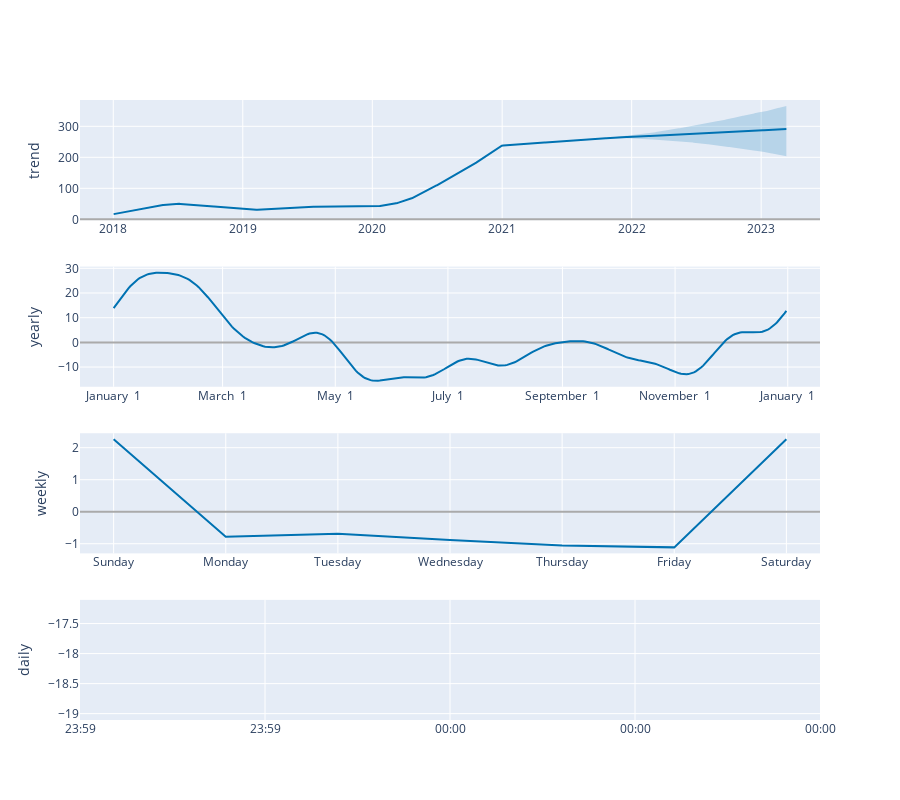

Notebook cell for this chart:
### Code cell
plot_components_plotly(m, forecast)

### Figure 1 — Plotly figure (JSON) as saved in the notebook; plotly's stock layout.template omitted (floating-point values rounded to 4 significant figures; data arrays with more than 128 entries replaced by an {"elided": "..."} marker saying what was removed)
{"data": [{"line": {"color": "#0072B2", "width": 2}, "mode": "lines", "name": "trend", "type": "scatter", "x": {"elided": "1307 str values"}, "xaxis": "x", "y": {"elided": "1307 float values"}, "yaxis": "y"}, {"line": {"color": "rgba(0, 114, 178, 0.2)", "width": 0}, "mode": "lines", "name": "trend_upper", "type": "scatter", "x": {"elided": "1307 str values"}, "xaxis": "x", "y": {"elided": "1307 float values"}, "yaxis": "y"}, {"fill": "tonexty", "fillcolor": "rgba(0, 114, 178, 0.2)", "line": {"color": "rgba(0, 114, 178, 0.2)", "width": 0}, "mode": "lines", "name": "trend_lower", "type": "scatter", "x": {"elided": "1307 str values"}, "xaxis": "x", "y": {"elided": "1307 float values"}, "yaxis": "y"}, {"line": {"color": "#0072B2", "width": 2}, "mode": "lines", "name": "yearly", "type": "scatter", "x": {"elided": "365 str values"}, "xaxis": "x2", "y": {"elided": "365 float values"}, "yaxis": "y2"}, {"line": {"color": "#0072B2", "width": 2}, "mode": "lines", "name": "weekly", "type": "scatter", "x": ["2017-01-01T00:00:00", "2017-01-02T00:00:00", "2017-01-03T00:00:00", "2017-01-04T00:00:00", "2017-01-05T00:00:00", "2017-01-06T00:00:00", "2017-01-07T00:00:00"], "xaxis": "x3", "y": [2.263, -0.785, -0.6882, -0.8853, -1.054, -1.114, 2.263], "yaxis": "y3"}, {"line": {"color": "#0072B2", "width": 2}, "mode": "lines", "name": "daily", "type": "scatter", "x": ["2017-01-01T00:00:00"], "xaxis": "x4", "y": [-18.11], "yaxis": "y4"}], "layout": {"height": 800, "showlegend": false, "width": 900, "xaxis": {"anchor": "y", "domain": [0, 1], "range": ["2017-09-29T04:48:00", "2023-06-15T19:12:00"], "type": "date"}, "xaxis2": {"anchor": "y2", "domain": [0, 1], "range": ["2016-12-13T18:54:02.958904115", "2018-01-18T11:04:57.863013581"], "tickformat": "%B %e", "type": "date"}, "xaxis3": {"anchor": "y3", "domain": [0, 1], "range": ["2016-12-31T16:48:00", "2017-01-07T07:12:00"], "tickformat": "%A", "type": "date"}, "xaxis4": {"anchor": "y4", "domain": [0, 1], "range": ["2017-01-01T00:00:00", "2017-01-01T00:00:00"], "tickformat": "%H:%M", "type": "date"}, "yaxis": {"anchor": "x", "domain": [0.8063, 1], "rangemode": "normal", "title": {"text": "trend"}, "zerolinecolor": "#AAA"}, "yaxis2": {"anchor": "x2", "domain": [0.5375, 0.7312], "title": {"text": "yearly"}, "zerolinecolor": "#AAA"}, "yaxis3": {"anchor": "x3", "domain": [0.2687, 0.4625], "title": {"text": "weekly"}, "zerolinecolor": "#AAA"}, "yaxis4": {"anchor": "x4", "domain": [0, 0.1938], "title": {"text": "daily"}, "zerolinecolor": "#AAA"}}}
